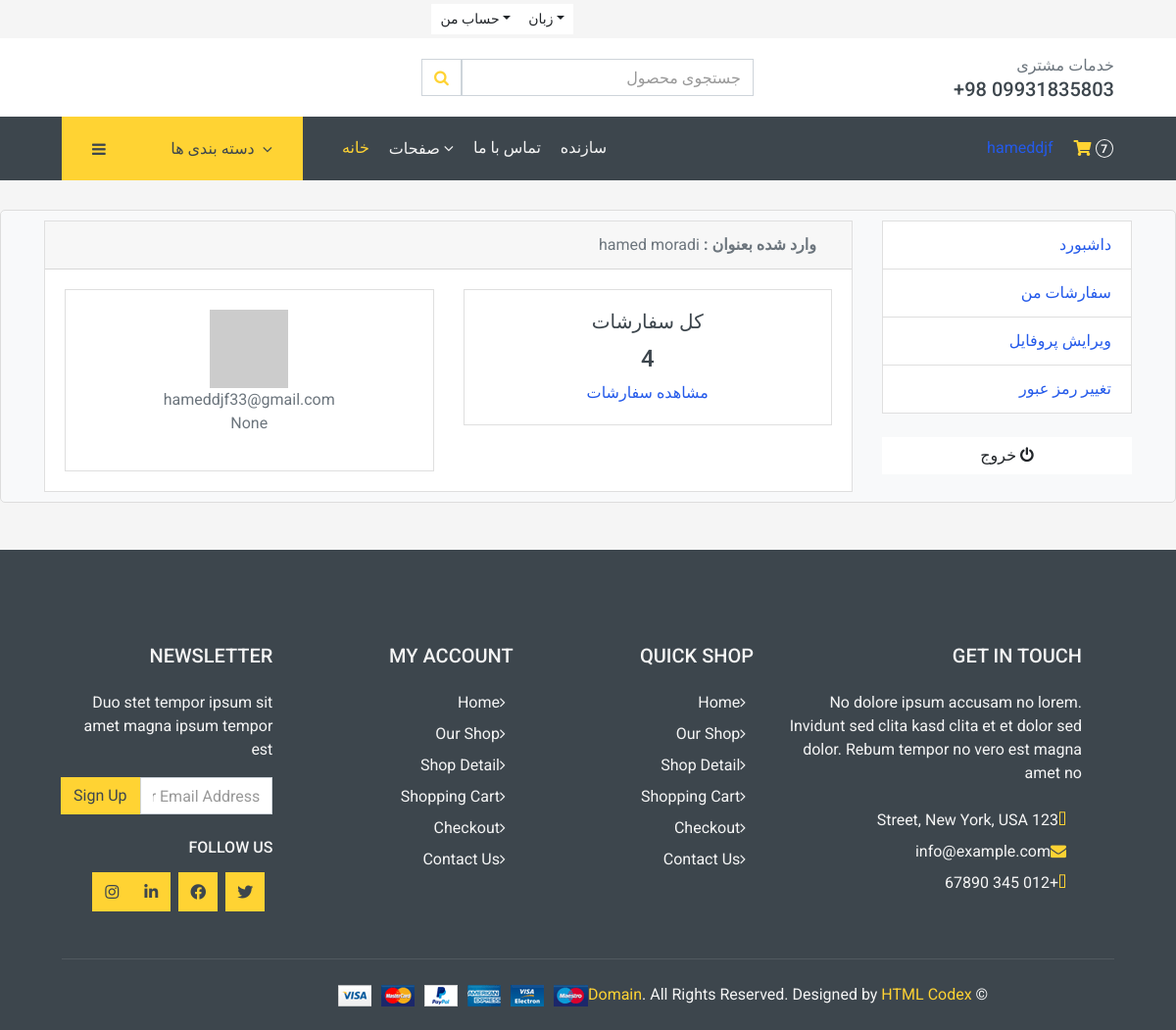
/account/profile/ (signed in), run on the app's committed database.
### accounts/models.py (models this page shows, shortened)
class Account(AbstractBaseUser):
    first_name = models.CharField(_("اسم"), max_length=50)
    last_name = models.CharField(_("نام خوانوادگی"), max_length=50)
    username = models.CharField(_("نام کاربری"), max_length=50, unique=True)
    email = models.EmailField(_("ادرس ایمیل"), max_length=254, unique=True)
    phone_number = models.CharField(
        _("شماره تماس"), max_length=50, unique=True, blank=True, null=True)
    objects = MyAccountManager()
    date_joined = models.DateTimeField(
        _("زمان ثبت نام"), auto_now=False, auto_now_add=True)
    last_login = models.DateTimeField(
        _("اخرین ورود"), auto_now=False, auto_now_add=True)
    is_admin = models.BooleanField(
        _("کاربر مورد نظر ادمین است ؟"), default=False)
    is_staff = models.BooleanField(
        _("کاربر مورد نظر کارمند است ؟"), default=False)
    is_active = models.BooleanField(
        _("کاربر مورد نظر فعال است ؟"), default=False)
    is_superadmin = models.BooleanField(
        _("کاربر مورد نظر ادمین اصلی است ؟"), default=False)
    def full_name(self):
        return f'{self.first_name} {self.last_name}'
    USERNAME_FIELD = 'email'
    REQUIRED_FIELDS = ['username', 'first_name', 'last_name']
    class Meta:
        verbose_name = 'اکانت'
        verbose_name_plural = 'اکانت‌ها'

### accounts/views.py (the view)
# urls.py: path('profile/', profile, name=("profile_page")),
@login_required(login_url='account:login_page')
def profile(request):
    orders = Order.objects.filter(
        user_id=request.user.id, is_ordered=True).order_by('-created_at')
    orders_count = orders.count()
    try:
        userprofile = UserProfile.objects.get(user_id=request.user.id)
    except UserProfile.DoesNotExist:
        userprofile = None
    context = {
        'orders_count': orders_count,
        'userprofile': userprofile,
    }
    return render(request, 'accounts/profile.html', context)

### carts/context_processors.py (called while the page is built)
def counter(request):
    cart_count = 0
    if str('admin') is request.path:
        return {}
    else:
        try:
            cart = Cart.objects.filter(cart_id=_cart_id(request))
            if request.user.is_authenticated:
                cart_items = CartItem.objects.all().filter(user=request.user)
            else:
                cart_items = CartItem.objects.all().filter(cart=cart[:1])
            for cart_item in cart_items:
                cart_count += cart_item.quantity
        except Cart.DoesNotExist:
            cart_count = 0
    return dict(cart_count=cart_count)

### carts/views.py (called while the page is built)
def _cart_id(request):
    cart = request.session.session_key
    if not cart:
        cart = request.session.create()
    return cart

### category/context_processors.py (called while the page is built)
def menu_links(request):
    links = Category.objects.all()
    return dict(links=links)

### category/models.py (called while the page is built)
    def get_absolute_url(self):
        return reverse('products_by_category', args=[self.slug])

### category/templatetags/custom_tags.py (called while the page is built)
@register.filter
def get_profile_image(user):
    view = CreatorView()
    profile_image = view.get_profile_image(user)
    if profile_image:
        return profile_image
    elif user.email:
        return f"https://www.gravatar.com/avatar/{hashlib.md5(user.email.lower().encode()).hexdigest()}?d=identicon"
    else:
        return f"{settings.STATIC_URL}default_profile_image.png"

### connect/views.py (called while the page is built)
    def get_gravatar_url(self, email, size=100):
        email_hash = hashlib.md5(email.lower().encode('utf-8')).hexdigest()
        return f'https://www.gravatar.com/avatar/{email_hash}?s={size}&d=identicon'

    def get_profile_image(self, user):
        return self.get_gravatar_url(user.email)

### templates/accounts/profile.html (shortened to what this page needs)
{% extends 'base.html' %}
{% load custom_tags %}
{% block main %}
<section class="section-conten padding-y bg direction">
<div class="container">
	<div class="row">
	{% include 'includes/profile_sidebar.html' %}
	<main class="col-md-9">
		<article class="card">
		<header class="card-header">
			<strong class="d-inline-block mr-3">وارد شده بعنوان :</strong>
			<span>{{user.full_name}}</span>
		</header>
		<div class="card-body">
			<div class="row">
				<div class="col-md-6">
					<div class="card" style="text-align:center;">
						<div class="card-body">
							<h5 class="card-title">کل سفارشات</h5>
							<h4>{{orders_count}}</h4>
							<a href="{% url 'account:my_orders_page' %}">مشاهده سفارشات</a>
						</div>
					</div>
				</div>
				<div class="col-md-6">
					<div class="card" style="text-align:center;">
						<div class="card-body">
							{% if user.email %}
								<img src="{{ user|get_profile_image }}" alt="Profile Picture" class="profile-image">
							{% elif userprofile.profile_picture %}
								<img src="{{ userprofile.profile_picture.url }}" alt="Profile Picture" class="profile-image">
							{% else %}
								<i class="fas fa-user-circle default-profile-icon"></i>
							{% endif %}
							<p class="mb-0">{{user.email}}</p>
							<p>{{user.phone_number}}</p>
						</div>
					</div>
				</div>
			</div>
		</div>
		</article>
	</main>
</div>
</div>
</section>
{% endblock %}

### templates/includes/navbar.html (shortened to what this page needs)
{% load custom_tags %}
<div class="container-fluid">
  <div class="row bg-secondary py-1 px-xl-5">
    <div class="col-lg-6 text-center text-lg-right">
      <div class="d-inline-flex align-items-center">
        <div class="btn-group">
          <button type="button" class="btn btn-sm btn-light dropdown-toggle" data-toggle="dropdown">حساب من</button>
        </div>
        <div class="btn-group">
          <button type="button" class="btn btn-sm btn-light dropdown-toggle" data-toggle="dropdown">زبان</button>
        </div>
      </div>
    </div>
  </div>
  <div class="row align-items-center bg-light py-3 px-xl-5 d-none d-lg-flex">
    <div class="col-lg-4 col-6 text-left">
      <form action="{% url "search_page" %}" class='search' method='GET'>
        <div class="input-group">
          <input type="text" class="form-control" placeholder="جستجوی محصول" name='keyword' />
          <div class="input-group-append">
            <button type='submit' class="input-group-text bg-transparent text-primary"><i class="fa fa-search" ></i></button>
          </div>
        </div>
      </form>
    </div>
    <div class="col-lg-4 col-6 text-right">
      <p class="m-0">خدمات مشتری</p>
      <h5 class="m-0">+98 09931835803</h5>
    </div>
  </div>
</div>
<div class="container-fluid bg-dark mb-30">
  <div class="row px-xl-5">
    <div class="col-lg-3 d-none d-lg-block">
      <a class="btn d-flex align-items-center justify-content-end bg-primary w-100" data-toggle="collapse" href="#navbar-vertical" style="height: 65px; padding: 0 30px;">
        <i class="fa fa-bars text-dark mr-auto"></i>
        <h6 class="text-dark m-0">دسته بندی ها</h6>
        <i class="fa fa-angle-down text-dark ml-2"></i>
      </a>
    </div>
    <div class="col-lg-9">
      <nav class="navbar navbar-expand-lg bg-dark navbar-dark py-3 py-lg-0 px-0">
        <div class="collapse navbar-collapse justify-content-between" id="navbarCollapse">
          <div class="navbar-nav mr-auto py-0">
            <a href="{% url "home" %}" class="nav-item nav-link active">خانه</a>
            <div class="nav-item dropdown">
              <a href="#" class="nav-link dropdown-toggle" data-toggle="dropdown">صفحات <i class="fa fa-angle-down mt-1"></i></a>
            </div>
            <a href="{% url 'connect:contact' %}" class="nav-item nav-link">تماس با ما</a>
            <a href="{% url 'connect:creators' %}" class="nav-item nav-link">سازنده</a>
          </div>
          <div class="navbar-nav ml-auto py-0 d-none d-lg-block">
            {% if user.is_authenticated %}
            <a href="{% url 'account:logout_page' %}">
                {% if user.get_full_name %}
                    {{ user.get_full_name }}
                {% else %}
                    {{ user.username }}
                {% endif %}
            </a>
            {% else %}
                <a href="{% url 'account:login_page' %}" class="btn px-0 ml-3">
                    <i class="fas fa-sign-in-alt text-primary"></i>
                </a>
            {% endif %}
            <a href="{% url 'cart:cart_page' %}" class="btn px-0 ml-3">
              <i class="fas fa-shopping-cart text-primary"></i>
              <span class="badge text-secondary border border-secondary rounded-circle" style="padding-bottom: 2px;">{{cart_count}}</span>
            </a>
          </div>
        </div>
      </nav>
    </div>
  </div>
</div>

### static/css/own-style.css (style rules this page uses)
body { text-align-last: inherit; }
.navbar-nav { margin-left: initial !important; }

### templates/accounts/profile.html (style rules this page uses)
.direction { direction: rtl; text-align: right; background-color: #f8f9fa; border: 1px solid #ddd; padding: 10px; border-radius: 5px; }
a { color: #245aea; }

### data on the page
Account: username "hameddjf", full_name "hamed moradi", email "hameddjf33@gmail.com", phone_number "None"

### other printed values
{{ cart_count }} "7"
{{ orders_count }} "4"
